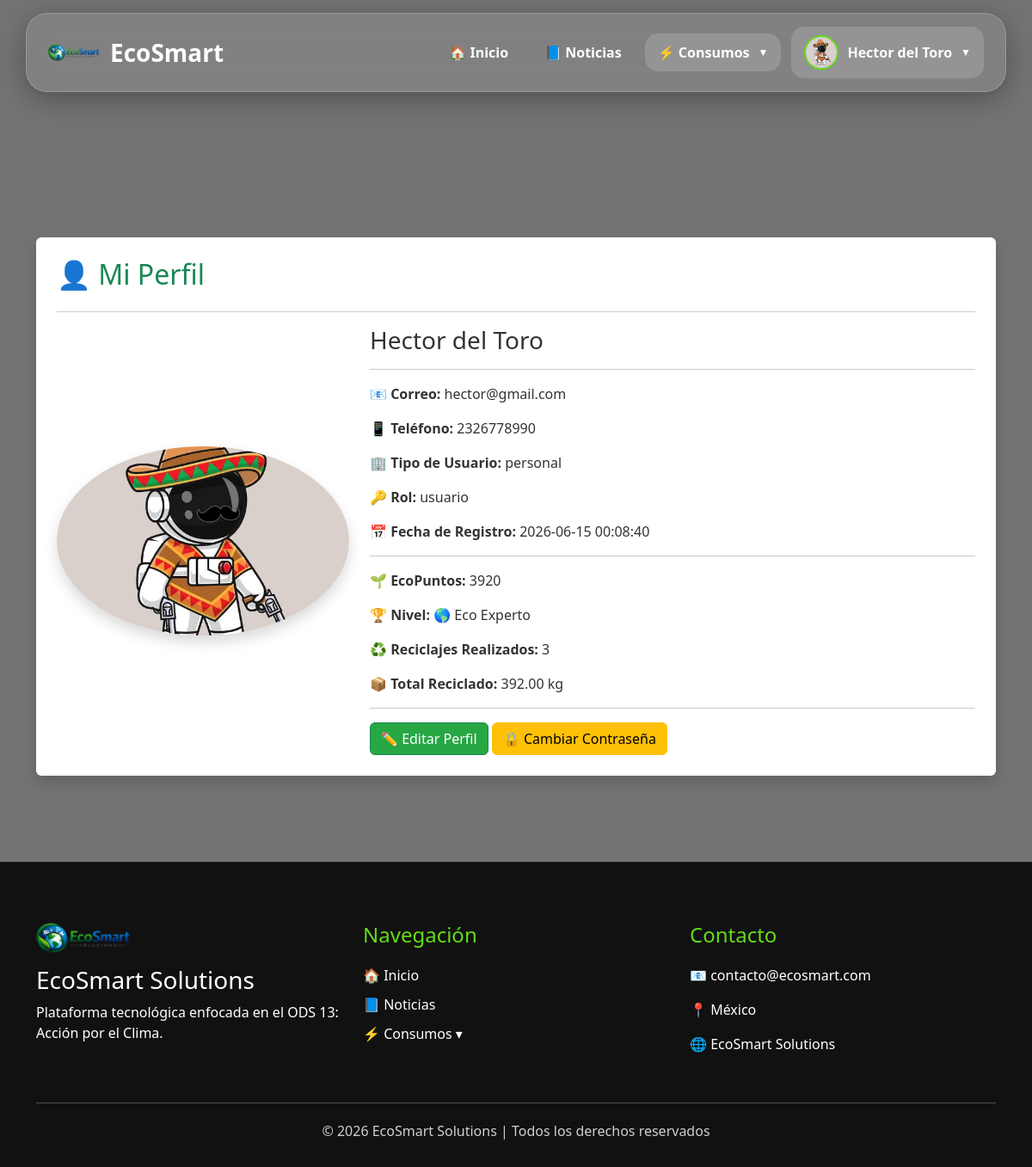
Page /perfil.php (signed in) on the committed database.
### tables this page shows
CREATE TABLE `usuarios` (
  `id` int(11) NOT NULL,
  `nombre` varchar(100) DEFAULT NULL,
  `correo` varchar(100) DEFAULT NULL,
  `password` varchar(255) DEFAULT NULL,
  `rol` enum('admin','usuario') DEFAULT 'usuario',
  `fecha_registro` timestamp NOT NULL DEFAULT current_timestamp(),
  `foto` varchar(255) DEFAULT 'default.png',
  `telefono` varchar(20) DEFAULT NULL,
  `tipo_usuario` enum('personal','empresa') DEFAULT 'personal',
  `eco_puntos` int(11) DEFAULT 0
);

### perfil.php (the view, shortened to what this page needs)
<?php
include 'config/conexion.php';
$id = $_SESSION['id'];
$query = mysqli_query(
    $conexion,
    "SELECT * FROM usuarios
     WHERE id='$id'"
);
$usuario = mysqli_fetch_assoc($query);
if($usuario['eco_puntos'] >= 1000){
    $nivel = "🌎 Eco Experto";
}elseif($usuario['eco_puntos'] >= 500){
    $nivel = "♻️ Eco Avanzado";
}else{
    $nivel = "🌱 Eco Inicial";
}
$consultaReciclajes = mysqli_query(
    $conexion,
    "SELECT COUNT(*) AS total
     FROM reciclaje
     WHERE usuario_id='$id'"
);
$totalReciclajes = mysqli_fetch_assoc(
    $consultaReciclajes
);
$consultaKg = mysqli_query(
    $conexion,
    "SELECT SUM(cantidad) AS total
     FROM reciclaje
     WHERE usuario_id='$id'"
);
$totalKg = mysqli_fetch_assoc(
    $consultaKg
);
include 'includes/header.php';
include 'includes/navbar.php';
?>
<div class="container mt-5 pt-5">
    <div class="section-box shadow p-4 bg-white rounded">
        <h2 class="mb-4">
            👤 Mi Perfil
        </h2>
        <hr>
        <div class="row align-items-center">
            <div class="col-md-4 text-center">
                <?php
                $foto = "default.png";
                if(
                    !empty($usuario['foto'])
                ){
                    $foto = $usuario['foto'];
                }
                ?>
                <img
                src="/EcoSmart/uploads/perfiles/<?php echo $foto; ?>"
                class="rounded-circle shadow"
                width="220"
                height="220"
                style="object-fit:cover;">
            </div>
            <div class="col-md-8">
                <h3>
                    <?= htmlspecialchars($usuario['nombre']) ?>
                </h3>
                <hr>
                <p>
                    <strong>📧 Correo:</strong>
                    <?= htmlspecialchars($usuario['correo']) ?>
                </p>
                <p>
                    <strong>📱 Teléfono:</strong>
                    <?= htmlspecialchars($usuario['telefono']) ?>
                </p>
                <p>
                    <strong>🏢 Tipo de Usuario:</strong>
                    <?= htmlspecialchars($usuario['tipo_usuario']) ?>
                </p>
                <p>
                    <strong>🔑 Rol:</strong>
                    <?= htmlspecialchars($usuario['rol']) ?>
                </p>
                <p>
                    <strong>📅 Fecha de Registro:</strong>
                    <?= $usuario['fecha_registro'] ?>
                </p>
                <hr>
                <p>
                    <strong>🌱 EcoPuntos:</strong>
                    <?= $usuario['eco_puntos'] ?>
                </p>
                <p>
                    <strong>🏆 Nivel:</strong>
                    <?= $nivel ?>
                </p>
                <p>
                    <strong>♻️ Reciclajes Realizados:</strong>
                    <?= $totalReciclajes['total'] ?>
                </p>
                <p>
                    <strong>📦 Total Reciclado:</strong>
                    <?= number_format($totalKg['total'] ?? 0, 2) ?>
                    kg
                </p>
                <hr>
                <a
                href="editar_perfil.php"
                class="btn btn-success">
                    ✏️ Editar Perfil
                </a>
                <a
                href="cambiar_password.php"
                class="btn btn-warning">
                    🔒 Cambiar Contraseña
                </a>
            </div>
        </div>
    </div>
</div>
<?php include 'includes/footer.php'; ?>

### assets/css/main.css (style rules this page uses)
* { margin:0; padding:0; box-sizing:border-box; }
html { scroll-behavior:smooth; }
body { padding-top:140px; font-family:'Segoe UI',sans-serif; background: linear-gradient( rgba(0,0,0,.55), rgba(0,0,0,.55) ), url('https://images.unsplash.com/photo-1497436072909-f5e4be8c8e8d'); background-size:cover; background-position:center; background-attachment:fixed; color:white; }
.section-box { background:rgba(255,255,255,.92); color:#333; padding:50px; margin:40px 0; border-radius:30px; box-shadow: 0 10px 30px rgba(0,0,0,.25); }
.section-box h2 { color:#0d6e3f; margin-bottom:20px; }

### assets/css/noticias.css (style rules this page uses)
.section-box { background:#fff; border-radius:15px; padding:25px; margin-bottom:25px; box-shadow:0 5px 20px rgba(0,0,0,.08); transition:.3s; }
.section-box img { width:100%; max-height:400px; object-fit:cover; border-radius:12px; margin:15px 0; }
.section-box h2 { color:#198754; margin-bottom:10px; }

### assets/css/noticias_admin.css (style rules this page uses)
.btn-success { background: #28a745; color: #fff; }
.btn-warning { background: #ffc107; color: #000; }
a { text-decoration: none; }

### rows in the picture
usuarios: foto (picture), nombre "Hector del Toro", correo "hector@gmail.com", telefono "2326778990", tipo_usuario "personal", rol "usuario", fecha_registro "2026-06-15 00:08:40", eco_puntos "3920", eco_puntos "🌎 Eco Experto"

### other values in the picture
$_SESSION['usuario'] "Hector del Toro"
$totalReciclajes['total'] "3"
$totalKg['total'] "392.00"
